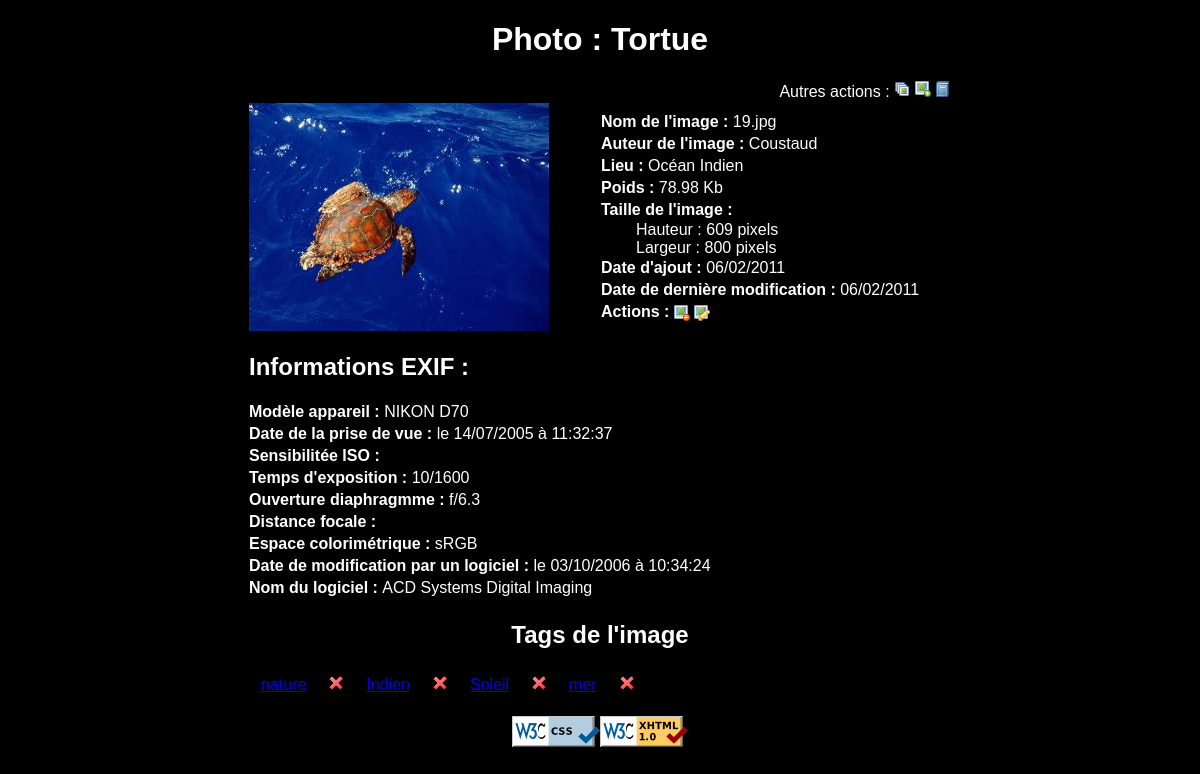
Page /picture.php?picture=view_15 on the committed database.
### tables this page shows
CREATE TABLE IF NOT EXISTS `gd_photos` (
  `id` int(11) NOT NULL AUTO_INCREMENT,
  `chemin_photo` text NOT NULL,
  `chemin_thumbnail` text NOT NULL,
  `nom` text NOT NULL,
  `titre_photo` varchar(100) NOT NULL,
  `auteur` varchar(50) NOT NULL,
  `lieu` varchar(100) NOT NULL,
  `date_up` date NOT NULL,
  `date_modify` date NOT NULL,
  `ip_add` varchar(15) NOT NULL,
  `ip_modify` varchar(15) NOT NULL,
  PRIMARY KEY (`id`)
);

### fonctions.php (called while the page is built, shortened)
<?php
function byteConvert($bytes)
{
    $s = array('B', 'Kb', 'MB', 'GB', 'TB', 'PB');
    $e = floor(log($bytes)/log(1024));
    return sprintf('%.2f '.$s[$e], ($bytes/pow(1024, floor($e))));
}
?>

### Date.class.php (called while the page is built, shortened)
<?php
Class Date {
	public static function DateSQLToFrench($date){
		$date=explode("-",$date);
		$date_s=$date[2]."/".$date[1]."/".$date[0];
		return $date_s;
	}
	public static function DateExifToFrench($date){
		$date=explode(" ",$date);
		$date_s=array('heure' => $date[1], 'jour' => "");
		$date_temp=explode(":", $date[0]);
		$date_s['jour']=$date_temp[2]."/".$date_temp[1]."/".$date_temp[0];
		return $date_s;
	}
}
?>

### picture.php (the view, shortened to what this page needs)
<?php
require_once('fonctions.php');
require_once('abdd.php');
require_once('Date.class.php');
if(isset($_GET['picture'])){
	$action = substr($_GET['picture'], 0, 4);
	if($action != 'tags'){
		$id=substr($_GET['picture'], 5);
	}
	else{
		$tag = substr($_GET['picture'], 5);
		$id = $_GET['pid'];
	}
}
else{
 	$action = "";
 	$id = "";
 	$tag = "";
}
$infos_photo=array();
$Erreurs=array();
$image="";
$thumbnail="";
$Err=false;
$tableau_tags=array();
if(($action == "dele") && ($id != "")){
	$link = mysql_connect($adrbdd, $usrbdd, $pwdusr)
	    or die("Impossible de se connecter : " . mysql_error());
	$db_selected = mysql_select_db($nombdd, $link);
	if (!$db_selected) {die ('Impossible de selectionner la base de donnees : ' . mysql_error());}
	$sql = "SELECT chemin_photo, chemin_thumbnail FROM gd_photos WHERE id='".mysql_escape_string($id)."';";
	$result = mysql_query($sql);
	if (!$result){
		die('Requete invalide : ' . mysql_error());
	}
	else {
		if(mysql_num_rows($result) > 0){
			$row =mysql_fetch_row($result);
			$image=$row[0];
			$thumbnail=$row[1];
		}
		else {
			$Erreurs[]="Aucune image ne correspondant à cet ID.";
			$Err=true;
		}
	}
	if($Err==false){
		if(!unlink("images".DIRECTORY_SEPARATOR.$image)) {
			$Erreurs[]="Problème pour la suppression de $image.";
			$Err=true;
		}
		else{
			if(!unlink("thumbnails".DIRECTORY_SEPARATOR.$thumbnail)){
				$Erreurs[]="Problème pour la suppression de $thumbnail.";
				$Err=true;
			}
		}
	}
	$sql = "DELETE FROM gd_photos WHERE id='$id';";
	if($Err==false){
		$result = mysql_query($sql);
		if (!$result){
			die('Requete invalide : ' . mysql_error());
		}
		else {
			$sql="DELETE FROM gd_liensphta WHERE id_ph='$id';";
			$result = mysql_query($sql);
			if (!$result){
				die('Requete invalide : ' . mysql_error());
			}
			mysql_close($link);
			header("Location: index.php");
		}
	}
}
elseif(($action == "view") && ($id != "")){
	$sql = "SELECT * FROM gd_photos WHERE id='".mysql_escape_string($id)."';";
	$result = mysql_query($sql);
	if (!$result){
		die('Requete invalide : ' . mysql_error());
	}
	else {
		if(mysql_num_rows($result) > 0){
			$infos_photo=mysql_fetch_assoc($result);
		}
		else {
			$Erreurs[]="Aucune image ne correspondant à cet ID.";
			$Err=true;
		}
	}
	$sql = "SELECT tags.id, tags.tag FROM gd_tags AS tags, gd_photos AS photos, gd_liensphta AS liens WHERE photos.id = liens.id_ph AND tags.id = liens.id_ta AND photos.id='".mysql_escape_string($id)."';";
	$result = mysql_query($sql);
	if (!$result){
		die('Requete invalide : ' . mysql_error());
	}
	else {
		if(mysql_num_rows($result) > 0){
			while ($row =mysql_fetch_assoc($result)){
		        $tableau_tags[$row['id']]=$row['tag'];
			}
		}
	}
}
else{
	header("Location: index.php");
}
?>
<!DOCTYPE html PUBLIC "-//W3C//DTD XHTML 1.0 Strict//EN" "http://www.w3.org/TR/xhtml1/DTD/xhtml1-strict.dtd">
<html xmlns="http://www.w3.org/1999/xhtml" lang="fr" xml:lang="fr">
<head>
<link rel="stylesheet" href="style.css" type="text/css"></link>
</head>
<body>
	<?php
		if(($action=="view") && $Err==false){
			echo "<h1>Photo : ".$infos_photo['titre_photo']."</h1>";
			echo "<table class=\"image\"><tr class=\"image\">";
			echo "<td colspan=\"2\"  class=\"menu_table\">Autres actions : <a href=\"index.php\"><img src=\"pictures/pictures.png\" alt=\"Index\" title=\"Retour à l'index\" /></a>
			<a href=\"upload.php\"><img src=\"pictures/picture_add.png\" alt=\"Upload\" title=\"Ajouter une autre photo\" /></a>
			<a href=\"tags.php\"><img src=\"pictures/book.png\" alt=\"Gestion tags\" title=\"Gestion des tags\" /></a></td></tr>";
			$chemin_photo="images/".$infos_photo['chemin_photo'];
			list($largeur, $hauteur) = getimagesize($chemin_photo);
			echo "<tr class=\"image\"><td  class=\"image\"><a href=\"$chemin_photo\" ><img src=\"thumbnails/".$infos_photo['chemin_thumbnail']."\" alt=\"".$infos_photo['nom']."\" /></a></td>";
			echo "<td  class=\"image\">
				<p><span class=\"titre\">Nom de l'image : </span>".$infos_photo['nom']."</p>
				<p><span class=\"titre\">Auteur de l'image : </span>".$infos_photo['auteur']."</p>
				<p><span class=\"titre\">Lieu : </span>".$infos_photo['lieu']."</p>
				<p><span class=\"titre\">Poids : </span>".byteConvert(filesize($chemin_photo))."</p>
				<p><span class=\"titre\">Taille de l'image :</span></p>
				<span class=\"size\">Hauteur : $hauteur pixels<br/></span>
				<span class=\"size\">Largeur : $largeur pixels<br/></span>
				<p><span class=\"titre\">Date d'ajout : </span>".Date::DateSQLToFrench($infos_photo['date_up'])."</p>
				<p><span class=\"titre\">Date de derni&egrave;re modification : </span>".Date::DateSQLToFrench($infos_photo['date_modify'])."</p>
				<p><span class=\"titre\">Actions : </span>
					<a href=\"picture.php?picture=dele_$id\" ><img src=\"pictures/picture_delete.png\" alt=\"Suppression Photo\" title=\"Supprimer la photo\" /></a>
					<a href=\"edit.php?id=$id\" ><img src=\"pictures/picture_edit.png\" alt=\"Edition Photo\" title=\"Editer les informations de la photo\" /></a>
				</p>
			</td>
			</tr>";
			$tableau_exif = exif_read_data($chemin_photo, 0, true);
			if(array_key_exists('COMPUTED', $tableau_exif)){
				if(array_key_exists('ApertureFNumber', $tableau_exif['COMPUTED'])){
					if($tableau_exif['COMPUTED']['ApertureFNumber'] != ""){$ApertureFNumber = $tableau_exif['COMPUTED']['ApertureFNumber'];} else{$ApertureFNumber = "";}
				}else{$ApertureFNumber="";}
			}
			else {
				$ApertureFNumber="";
			}
			if(array_key_exists('IFD0', $tableau_exif)){
				if(array_key_exists('DateTime', $tableau_exif['IFD0'])){
					if($tableau_exif['IFD0']['DateTime'] != ""){
							$date1 = Date::DateExifToFrench($tableau_exif['IFD0']['DateTime']);
							$date_md="le ".$date1['jour']." &agrave; ".$date1['heure'];
					}else{$date_md = "";}
				}else{$date_md = "";}
				if(array_key_exists('Model', $tableau_exif['IFD0'])){
					if($tableau_exif['IFD0']['Model'] != ""){$IFD0_Model = $tableau_exif['IFD0']['Model'];} else{$IFD0_Model = "";}
				}else{$IFD0_Model = "";}
				if(array_key_exists('Software', $tableau_exif['IFD0'])){
					if($tableau_exif['IFD0']['Software'] != ""){$Software = $tableau_exif['IFD0']['Software'];} else{$Software = "";}
				}else{$Software = "";}
			}
			else {
				$date_md="";
				$IFD0_Model = "";
				$Software = "";
			}
			if(array_key_exists('EXIF', $tableau_exif)){
				if(array_key_exists('DateTimeOriginal', $tableau_exif['EXIF'])){
					if($tableau_exif['EXIF']['DateTimeOriginal'] != ""){
						$date2 = Date::DateExifToFrench($tableau_exif['EXIF']['DateTimeOriginal']);
						$date_pv="le ".$date2['jour']." &agrave; ".$date2['heure'];
					} else{$date_pv = "";}
				} else{$date_pv = "";}
				$tab_colorspace=array('1' => "sRGB", '2' => "Adobe RGB", '65535' => "Uncalibrated");
				if(array_key_exists('ColorSpace', $tableau_exif['EXIF'])){
					if($tableau_exif['EXIF']['ColorSpace'] != ""){
						if(array_key_exists($tableau_exif['EXIF']['ColorSpace'], $tab_colorspace)){$colorspace=$tab_colorspace[$tableau_exif['EXIF']['ColorSpace']];}
						else{$colorspace="Unknow";}
					} else{$colorspace = "Unknow";}
				}else{$colorspace = "Unknow";}
				if(array_key_exists('ISOSpeedRatings', $tableau_exif['EXIF'])){
					if($tableau_exif['EXIF']['ISOSpeedRatings'] != ""){$ISOSpeedRatings = $tableau_exif['EXIF']['ISOSpeedRatings'];} else{$ISOSpeedRatings = "";}
				}else{$ISOSpeedRatings = "";}
				if(array_key_exists('ExposureTime', $tableau_exif['EXIF'])){
					if($tableau_exif['EXIF']['ExposureTime'] != ""){$ExposureTime = $tableau_exif['EXIF']['ExposureTime'];} else{$ExposureTime = "";}
				}else{$ExposureTime = "";}
				if(array_key_exists('$FocalLength = "";', $tableau_exif['EXIF'])){
					if($tableau_exif['EXIF']['FocalLength'] != ""){$FocalLength = $tableau_exif['EXIF']['FocalLength'];} else{$FocalLength = "";}
				}else{$FocalLength = "";}
			}
			else {$date_pv=""; $colorspace=""; $ISOSpeedRatings=""; $ExposureTime=""; $FocalLength="";}
			echo "<tr  class=\"image\">";
			echo "<td colspan=\"2\" class=\"image\">";
			echo "<h2>Informations EXIF :</h2>";
			echo "<p><span class=\"titre\">Mod&egrave;le appareil : </span>$IFD0_Model</p>";
			echo "<p><span class=\"titre\">Date de la prise de vue : </span>$date_pv</p>";
			echo "<p><span class=\"titre\">Sensibilit&eacute;e ISO : </span>$ISOSpeedRatings</p>";
			echo "<p><span class=\"titre\">Temps d'exposition : </span>$ExposureTime</p>";
			echo "<p><span class=\"titre\">Ouverture diaphragmme : </span>$ApertureFNumber</p>";
			echo "<p><span class=\"titre\">Distance focale : </span>$FocalLength</p>";
			echo "<p><span class=\"titre\">Espace colorim&eacute;trique : </span>$colorspace</p>";
			echo "<p><span class=\"titre\">Date de modification par un logiciel : </span>$date_md</p>";
			echo "<p><span class=\"titre\">Nom du logiciel : </span>$Software</p>";
			echo "</td></tr>";
			echo "<tr><td colspan=\"2\"><h2  class=\"mil\">Tags de l'image</h2></td></tr>";
			echo "<tr><td colspan=\"2\">";
			if(count($tableau_tags)>0){
				echo "<table><tr>";
				$i=1;
				foreach($tableau_tags as $key => $value){
					if($i<=10){ echo "<td class=\"tags\"><a href=\"index.php?tag=$key\" title=\"Voir les photos associ&eacute;es à $value\">$value</a></td><td class=\"tags\"><a href=\"picture.php?picture=tags_$key&amp;pid=$id\"><img src=\"pictures/cross.png\" alt=\"Supprimer\" title=\"Supprimer l'association\" /></a></td>"; $i++; }
				}
				echo "</tr></table>";
			}
			else {
				echo"<h2  class=\"mil\">Pas de tags associ&eacute;s &agrave; cette photo.</h2>";
			}
			echo "</td>";
			echo "</tr></table>";
		}
		require_once('footer.php'); ?>
</body>
</html>

### footer.php
<?php
echo "<p class=\"footer\">";
echo "<a href=\"http://jigsaw.w3.org/css-validator/check/referer\"><img style=\"border:0;width:88px;height:31px\" src=\"pictures/vcss-blue.gif\" alt=\"CSS Valide !\" /></a><a href=\"http://validator.w3.org/check?uri=referer\"><img style=\"border:0;width:88px;height:31px\" src=\"pictures/valid-xhtml10.png\" alt=\"Valid XHTML 1.0 Strict\" height=\"31\" width=\"88\" /></a>";
echo "</p>";
?>

### style.css (style rules this page uses)
body { font-family:arial, verdana, sans-serif; background-color:black; color:#FFFFFF; }
p.footer { text-align:center; }
img { border:0px; }
h1, h2.mil { text-align:center; }
.titre { font-weight:bold; }
.menu_table { text-align:right; }
table.image { border:0px solid black; margin:auto; border-collapse:collapse; }
td.image { width:350px; max-width:500px; }
td.image img { text-align:center; vertical-align:middle; }
td.image p { margin:0px; padding:2px 0px 2px 0px; }
.size { padding-left:35px; }
td.tags { text-align:center; border:0px; padding:2px 10px 2px 10px; }

### rows in the picture
gd_photos: titre_photo "Tortue", chemin_thumbnail+nom (picture), nom "19.jpg", auteur "Coustaud", lieu "Océan Indien", chemin_photo "78.98 Kb", date_up "06/02/2011", date_modify "06/02/2011", chemin_photo "NIKON D70", chemin_photo "le 14/07/2005 à 11:32:37", chemin_photo "10/1600", chemin_photo "f/6.3", chemin_photo "sRGB", chemin_photo "le 03/10/2006 à 10:34:24", chemin_photo "ACD Systems Digital Imaging"

### other values in the picture
$hauteur "609"
$largeur "800"
$value "nature"
$value "Indien"
$value "Soleil"
$value "mer"
